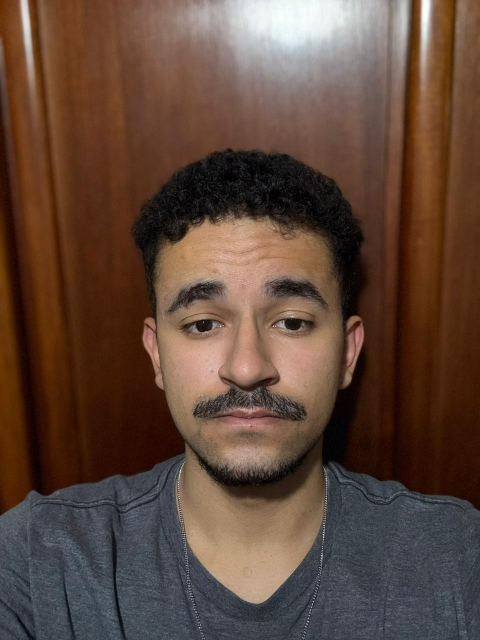
#> input picture app/assets/imagem-TCC-6.jpg, 960 x 1280 px, given in place of the camera (shown at 1/2 size)
$ python teste.py
#> lines starting #> are read from the running program, lines starting #| are printed output that depends on the picture; after the words box and inside, x2 and y2 are one past the last pixel; in counts of white or black regions, pixels touching at a corner belong together
import cv2
import os

def extrair_amostras(num_amostras=30, largura=220, altura=220, pasta="amostras", nome="usuario"):
    # Carrega o classificador Haarcascade
#> called with num_amostras = 30, largura = 220, altura = 220, pasta = 'amostras_face', nome = 'funcionario'
    detector_face = cv2.CascadeClassifier(cv2.data.haarcascades + "haarcascade_frontalface_default.xml")

    # Cria a pasta se não existir
    os.makedirs(pasta, exist_ok=True)

    camera = cv2.VideoCapture(0)
    contador = 0

    print("[INFO] Iniciando captura...")

    while contador < num_amostras:
        ret, frame = camera.read()
#> frame is the input picture: shape (1280, 960, 3); mean B, G, R 58.3, 71.1, 94.6
        if not ret:
            print("Erro ao acessar a câmera")
            break

        # Converte pra cinza
        cinza = cv2.cvtColor(frame, cv2.COLOR_BGR2GRAY)
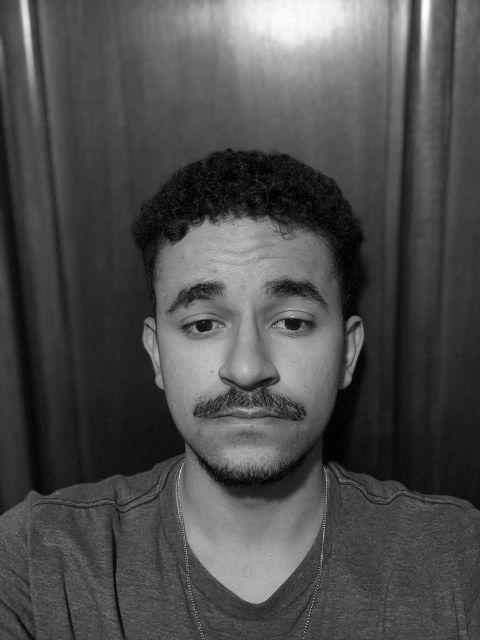
#> cinza: shape (1280, 960) (shown at 1/2 size); min 0, max 255, mean 76.7

        # Detecta rosto
        faces = detector_face.detectMultiScale(cinza, scaleFactor=1.3, minNeighbors=5)
#> faces = [[241, 434, 499, 499]]

        for (x, y, w, h) in faces:
            # Recorta o rosto
            face_img = frame[y:y+h, x:x+w]

            # Redimensiona
            face_img = cv2.resize(face_img, (largura, altura))

            # Salva a imagem
            contador += 1
            caminho = os.path.join(pasta, f"{nome}_{contador}.jpg")
            cv2.imwrite(caminho, face_img)

            print(f"[OK] Amostra {contador}/{num_amostras} salva em {caminho}")

            # Mostra o rosto capturado
            cv2.rectangle(frame, (x,y), (x+w, y+h), (0,255,0), 2)
#> this loop made 1 pass
#> (x, y, w, h, contador) on pass 1: (241, 434, 499, 499, 1)
#| [OK] Amostra 1/30 salva em amostras_face/funcionario_1.jpg
#> pass 1, in extrair_amostras, `face_img = frame[y:y+h, x:x+w]`:
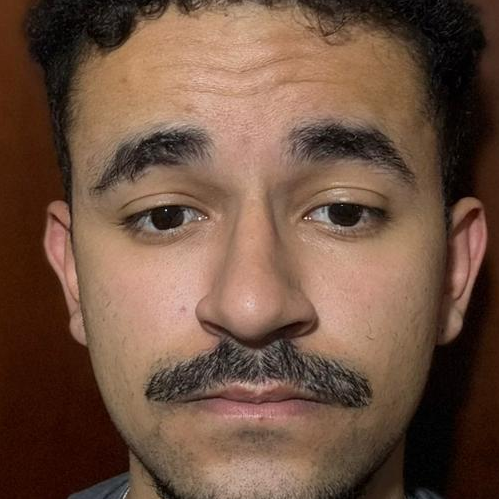
#> face_img: shape (499, 499, 3); mean B, G, R 65.1, 82.2, 111.5
#> after the loop:
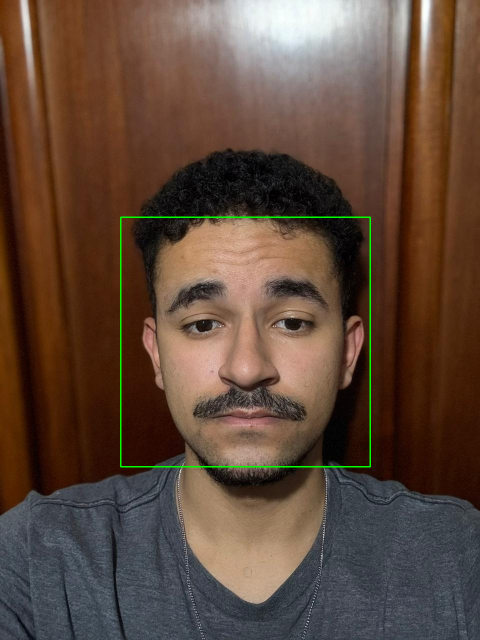
#> frame: shape (1280, 960, 3) (shown at 1/2 size); 0.49% of pixels changed, all inside (x1, y1, x2, y2) = (240, 433, 742, 935)
#> after the loop, contador = 1

        cv2.imshow("Capturando Faces...", frame)

        if cv2.waitKey(1) == 27:  # ESC para sair
#> (key Esc is pressed here)
            break

    camera.release()
    cv2.destroyAllWindows()
    print("[INFO] Captura finalizada.")

if __name__ == "__main__":
    extrair_amostras(
        num_amostras=30,
        largura=220,
        altura=220,
        pasta="amostras_face",
        nome="funcionario"
    )

$ run again, on app/assets/imagem-TCC-8.jpg
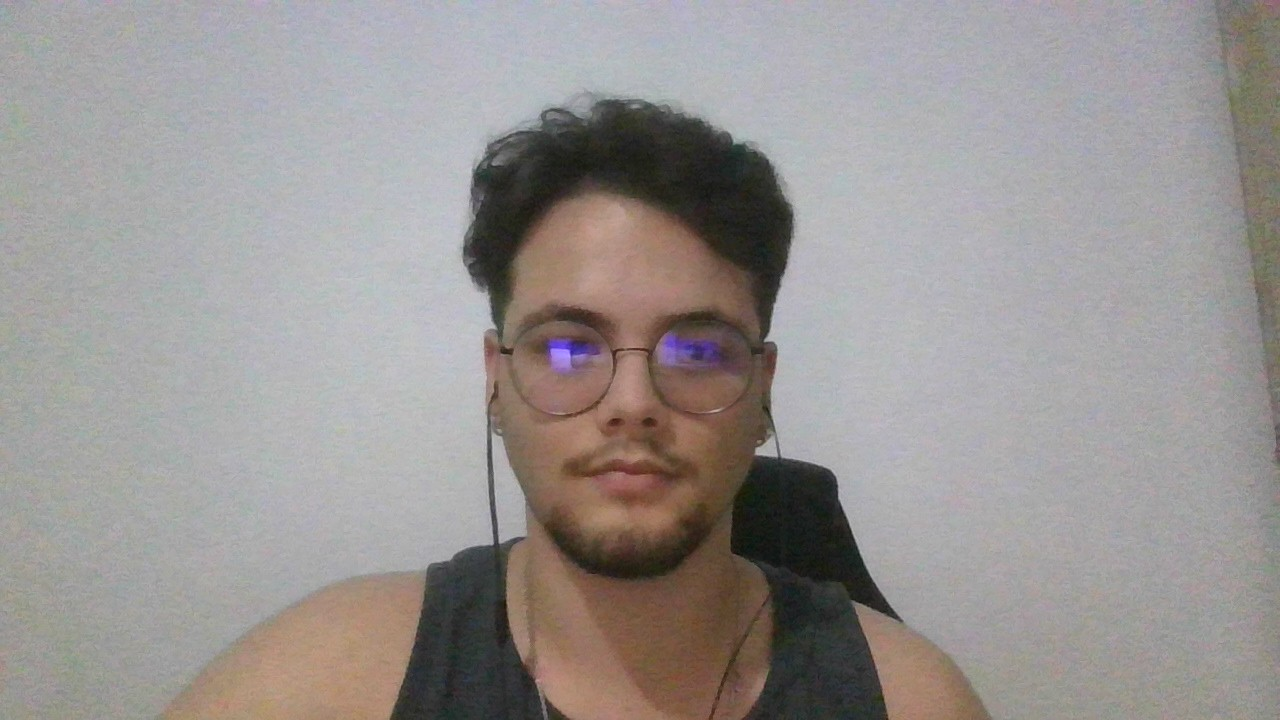
#> input picture app/assets/imagem-TCC-8.jpg, 1280 x 720 px, given in place of the camera
#> in extrair_amostras, frame is the input picture: shape (720, 1280, 3); mean B, G, R 145.9, 147.7, 152.5
#> faces = [[463, 209, 338, 338]]
#> the loop in extrair_amostras, `for (x, y, w, h) in faces:` made 1 pass
#> (x, y, w, h, contador) on pass 1: (463, 209, 338, 338, 1)
#> (printed output is left out)
#> pass 1, in extrair_amostras, `face_img = frame[y:y+h, x:x+w]`:
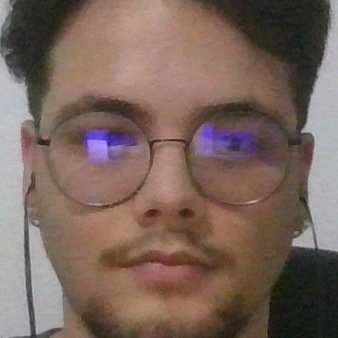
#> face_img: shape (338, 338, 3); mean B, G, R 92.1, 101, 121.9
#> after the loop in extrair_amostras, `for (x, y, w, h) in faces:`:
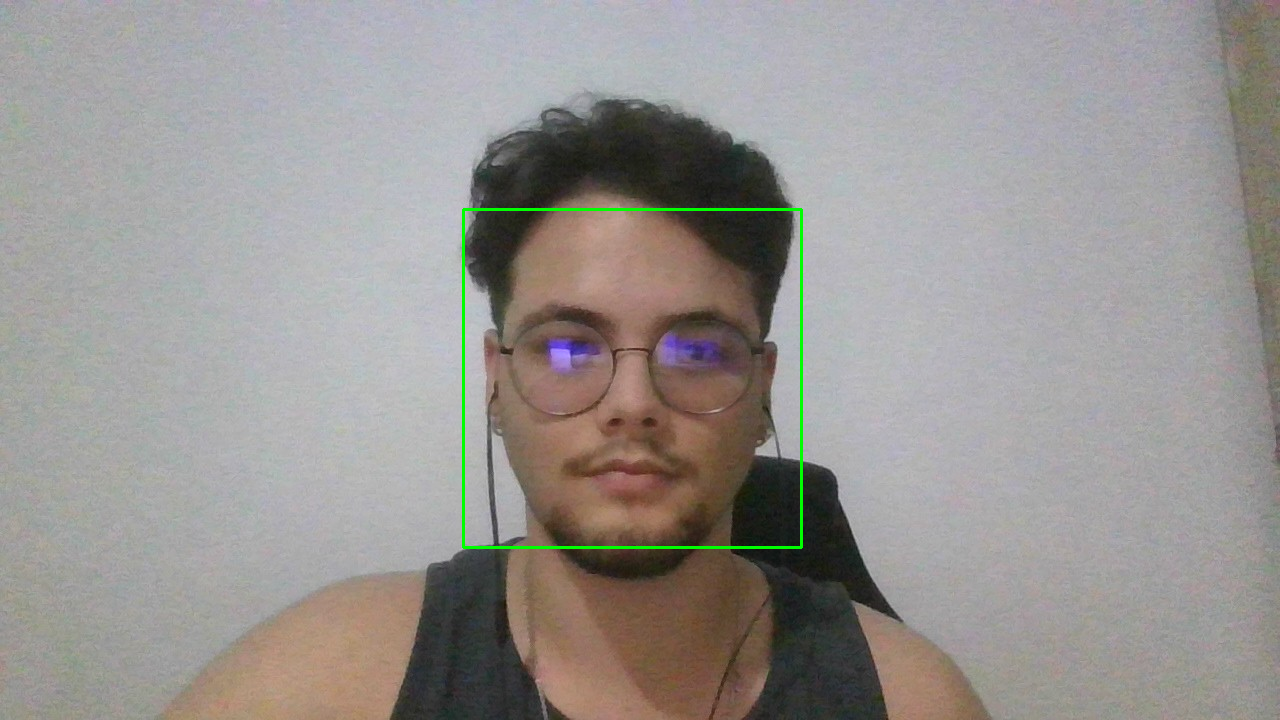
#> frame: shape (720, 1280, 3); 0.44% of pixels changed, all inside (x1, y1, x2, y2) = (462, 208, 803, 549)
#> after the loop in extrair_amostras, `for (x, y, w, h) in faces:`: contador = 1
